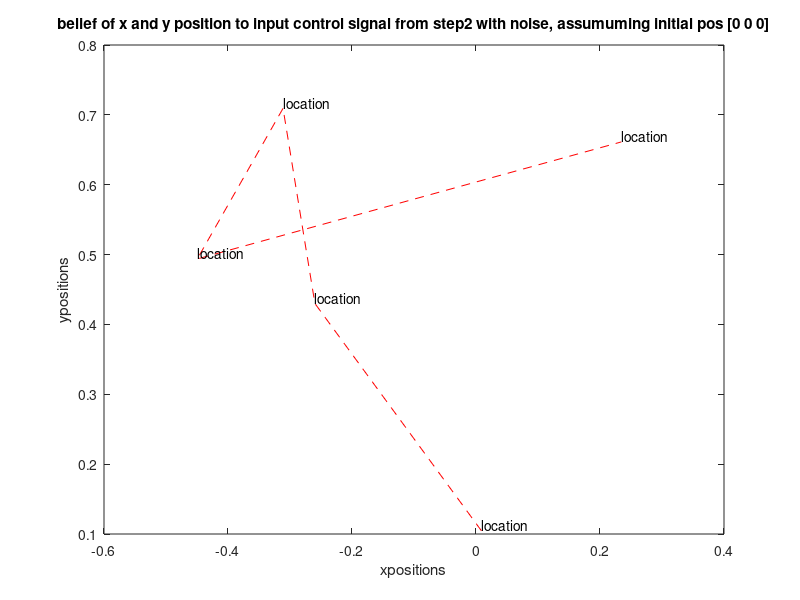

This figure's MATLAB source:
function [x_val,y_val,theta] = step2()
sample_control = [0.5,0,1;0,(-1/(2*pi)),1;0.5,0,1;0,(1/(2*pi)),1;0.5,0,1]; #datapoints mentioned in hw in time, velocity, angular velocity format

#assumuming initial position of robot to be 0 , 0 , 0
d= length(sample_control);
x_initial = 0; 
y_initial= 0;
theta_initial=0;

#variance to introduce an element of noise in control
v_var = 0.05;  #variance value for control velocity
w_var = 0.05;  #variance value for control angular velocity
theta_var = 0.5; #variance value to introduce noise in actual heading compared to estimated heading
 
for i=1:d #continue looping for all control values
  delta_t = sample_control(i,3); #time step of the signal 
  control_vel = sample_control(i,1)+ sqrt(v_var) * randn; # velocity signal 
  control_w = sample_control(i,2) + sqrt(w_var) * randn; # angular velocity signal 
  
  #the motion model is based on instantaneous center of a circle idea. for each time step it is assumed the robot moves in a circle
  #centered at the ICC. 
  #if angular velocity is 0, then it just moves in a straight line hence the if else statement 
  
  if( control_w == 0) # moving in a straight line
  new_x = x_initial + control_vel*delta_t*cos(theta_initial); 
  new_y = y_initial + control_vel*delta_t*sin(theta_initial) ;  
  new_theta = theta_initial;
  else  # w >0 . Hence trajectory is a circle
  r = (control_vel/control_w); # radius of the trajectory circle
  
  Xc = x_initial - r * cos(theta_initial); #x value of the ICC 
  Yc= y_initial - r * sin(theta_initial); # y value of the ICC
  new_x = Xc + r * cos(theta_initial + control_w * delta_t); # position of the robot at time delta_t when it follows the circular trajectory
  new_y = Yc + r * sin(theta_initial + control_w * delta_t);
  new_theta = theta_initial + control_w * delta_t + sqrt(theta_var)*randn; #final heading
  
endif
    #storing the values in a variable x_val for future use
    x_val(i) = new_x; 
    y_val(i) = new_y;
    theta(i) = new_theta;
  
    # reseting initial state to the calculated state, to calculate further motion
    x_initial = new_x; 
    y_initial = new_y;
    theta_initial = new_theta;

endfor


figure(1);

plot(x_val,y_val,"r--","markersize",6);
title('belief of x and y position to input control signal from step2 with noise, assumuming initial pos [0 0 0]');
xlabel('xpositions');
ylabel('ypositions');  
text(x_val,y_val,"location",'VerticalAlignment','bottom');



endfunction